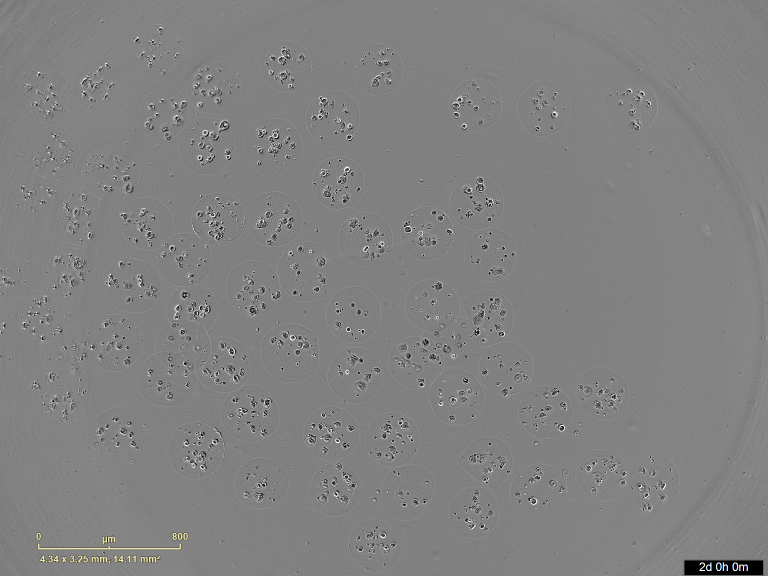
#> input picture input_images/T2.tif, 1536 x 1152 px, found by its file name (shown at 1/2 size)
$ python droplet-hough.py
#> lines starting #> are read from the running program, lines starting #| are printed output that depends on the picture; after the words box and inside, x2 and y2 are one past the last pixel; in counts of white or black regions, pixels touching at a corner belong together
#!/usr/bin/env python3
# -*- coding: utf-8 -*-
"""
Created on Tue Sep  8 19:06:25 2020

@author: nrnatesh
"""

import cv2
import numpy as np
import matplotlib
import matplotlib.pyplot as plt
import csv
import sys
#from plantcv import plantcv as pcv

image_name = "/home/nrnatesh/shenlab/Droplet-organoid/image-analysis/input_images/T2.tif"
img = cv2.imread(image_name, 1)
#> img is the input picture: shape (1152, 1536, 3); mean B, G, R 128.7, 128.8, 128.8
img_orig = img.copy()
img = cv2.cvtColor(img, cv2.COLOR_BGR2GRAY)
#> img: shape (1152, 1536)
plt.rcParams["figure.figsize"]= (16,9)
plt.imshow(img, cmap='gray')

#img = cv2.GaussianBlur(img, (21,21),  cv2.BORDER_DEFAULT)
#plt.rcParams["figure.figsize"]= (16,9)
#plt.imshow(img, cmap='gray')

all_circs = cv2.HoughCircles(img,
                             cv2.HOUGH_GRADIENT,
                             dp = 1,
                             minDist = 100,
                             param1= 30, param2 = 25,
                             minRadius = 50, maxRadius = 65)
#> all_circs = 60 rows, first 8: [1259.5, 214.5, 53.4], [1012.5, 735.5, 53.4], [677.5, 365.5, 51.9], [710.5, 749.5, 55.6], [951.5, 208.5, 52.1], [784.5, 880.5, 54.3], [662.5, 869.5, 55.6], [729.5, 476.5, 54.1]
all_circs_rounded = np.uint16(np.around(all_circs))
#> all_circs_rounded = 60 rows, first 8: [1260, 214, 53], [1012, 736, 53], [678, 366, 52], [710, 750, 56], [952, 208, 52], [784, 880, 54], [662, 870, 56], [730, 476, 54]

print(all_circs_rounded)
#> (printed output is left out)
print(all_circs_rounded.shape)
#| (1, 60, 3)
print("I have found " + str(all_circs_rounded.shape[1]) + " circles.")
#| I have found 60 circles.

count = 1
for i in all_circs_rounded[0, :]:
    cv2.circle(img_orig, (i[0],i[1]),i[2],(50,200,200),5)
    cv2.circle(img_orig, (i[0],i[1]), 2, (255,0,0),3)
    cv2.putText(img_orig, "Droplet " + str(count), (i[0]-70,i[1]+30), cv2.FONT_HERSHEY_SIMPLEX,1.1,(255,0,0),2)
    count += 1
#> this loop made 60 passes
#> i on passes 1 to 12: [1260, 214, 53], [1012, 736, 53], [678, 366, 52], [710, 750, 56], [952, 208, 52], [784, 880, 54], [662, 870, 56], [730, 476, 54], [506, 576, 53], [438, 438, 52], [550, 438, 53], [370, 518, 56]
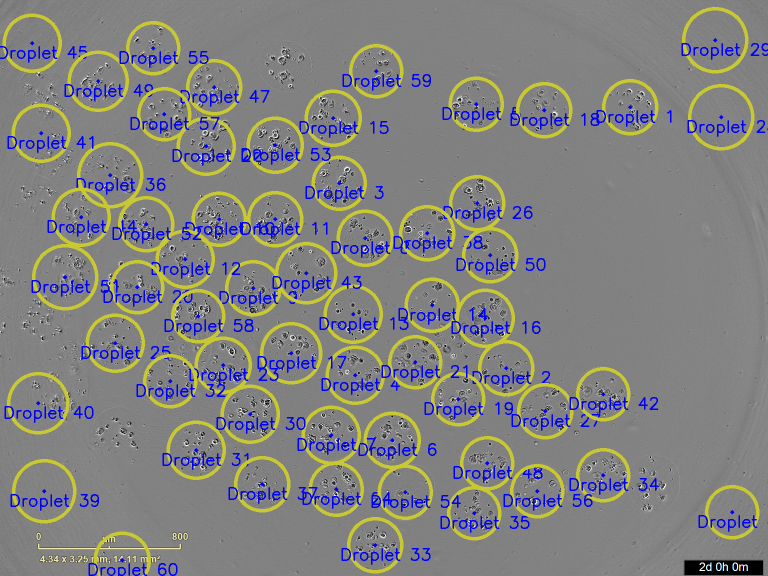
#> img_orig: shape (1152, 1536, 3) (shown at 1/2 size); 11.75% of pixels changed, all inside (x1, y1, x2, y2) = (0, 14, 1536, 1152)
#> after the loop, count = 61

plt.rcParams["figure.figsize"] = (16,9)
plt.imshow(img_orig)
plt.show()
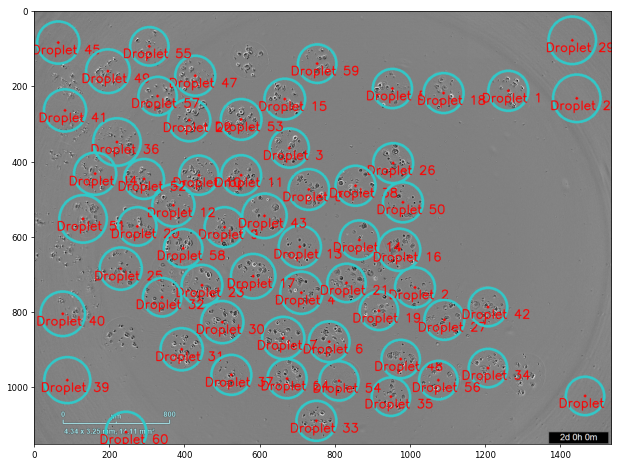
#> figure drawn by matplotlib, 1 panel; B, G, R data is drawn as R, G, B

coord = []
for i in all_circs_rounded[0, :]:
    coord.append((i[0],i[1],i[2]))
#> after the loop, coord = 60 items, first 6: (1260, 214, 53), (1012, 736, 53), (678, 366, 52), (710, 750, 56), (952, 208, 52), (784, 880, 54)

with open('coordinates.csv', 'w') as out:
    csv_out=csv.writer(out)
    csv_out.writerow(['x','y','r'])
    for row in coord:
        csv_out.writerow(row)
#> this loop made 60 passes

# [9 lines of commented-out code are left out]

$ run again, with input_images/T0.tif copied over input_images/T2.tif
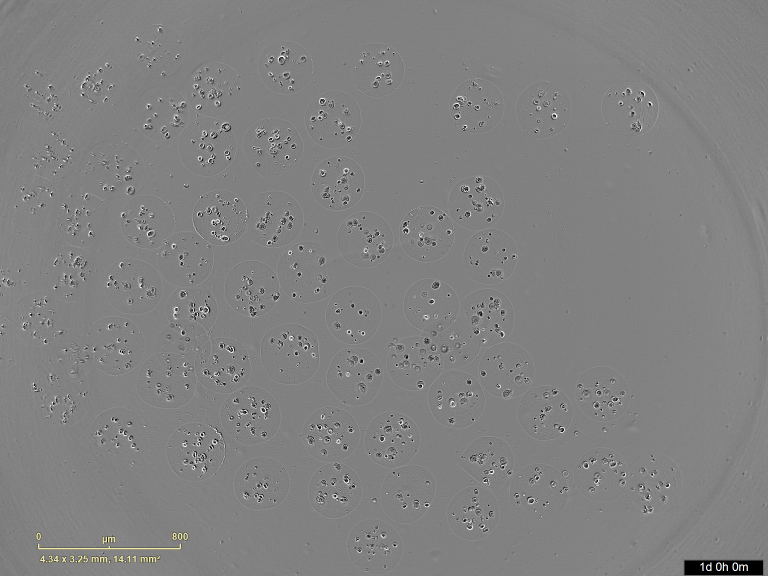
#> input picture input_images/T0.tif, 1536 x 1152 px, found by its file name (shown at 1/2 size)
#> img is the input picture: shape (1152, 1536, 3); mean B, G, R 128.8, 128.9, 128.9
#> img: shape (1152, 1536)
#> all_circs = 54 rows, first 8: [729.5, 479.5, 55.4], [1260.5, 216.5, 55.6], [332.5, 763.5, 58.9], [709.5, 630.5, 57.7], [370.5, 518.5, 55.6], [439.5, 433.5, 55.6], [665.5, 238.5, 57.6], [783.5, 879.5, 55.6]
#> all_circs_rounded = 54 rows, first 8: [730, 480, 55], [1260, 216, 56], [332, 764, 59], [710, 630, 58], [370, 518, 56], [440, 434, 56], [666, 238, 58], [784, 880, 56]
#> (printed output is left out)
#| (1, 54, 3)
#| I have found 54 circles.
#> the loop `for i in all_circs_rounded[0, :]:` made 54 passes
#> after the loop `for i in all_circs_rounded[0, :]:`:
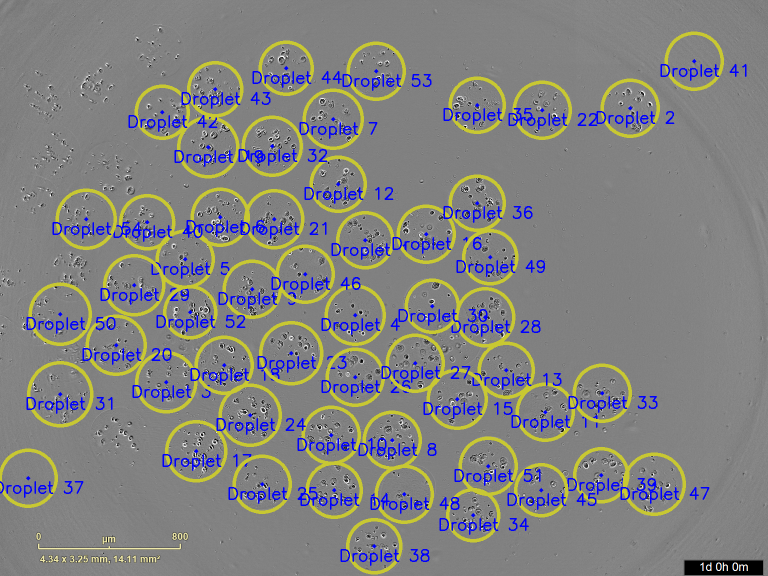
#> img_orig: shape (1152, 1536, 3) (shown at 1/2 size); 10.77% of pixels changed, all inside (x1, y1, x2, y2) = (0, 63, 1493, 1149)
#> after the loop `for i in all_circs_rounded[0, :]:`: count = 55
#> `plt.show()`:
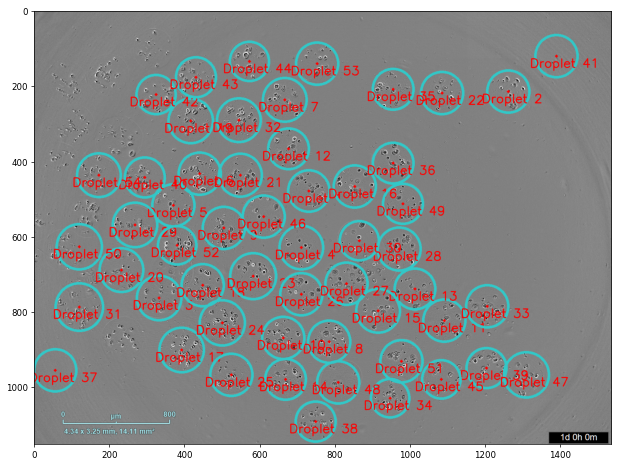
#> figure drawn by matplotlib, 1 panel; B, G, R data is drawn as R, G, B
#> after the loop `for i in all_circs_rounded[0, :]:`: coord = 54 items, first 6: (730, 480, 55), (1260, 216, 56), (332, 764, 59), (710, 630, 58), (370, 518, 56), (440, 434, 56)
#> the loop `for row in coord:` made 54 passes
